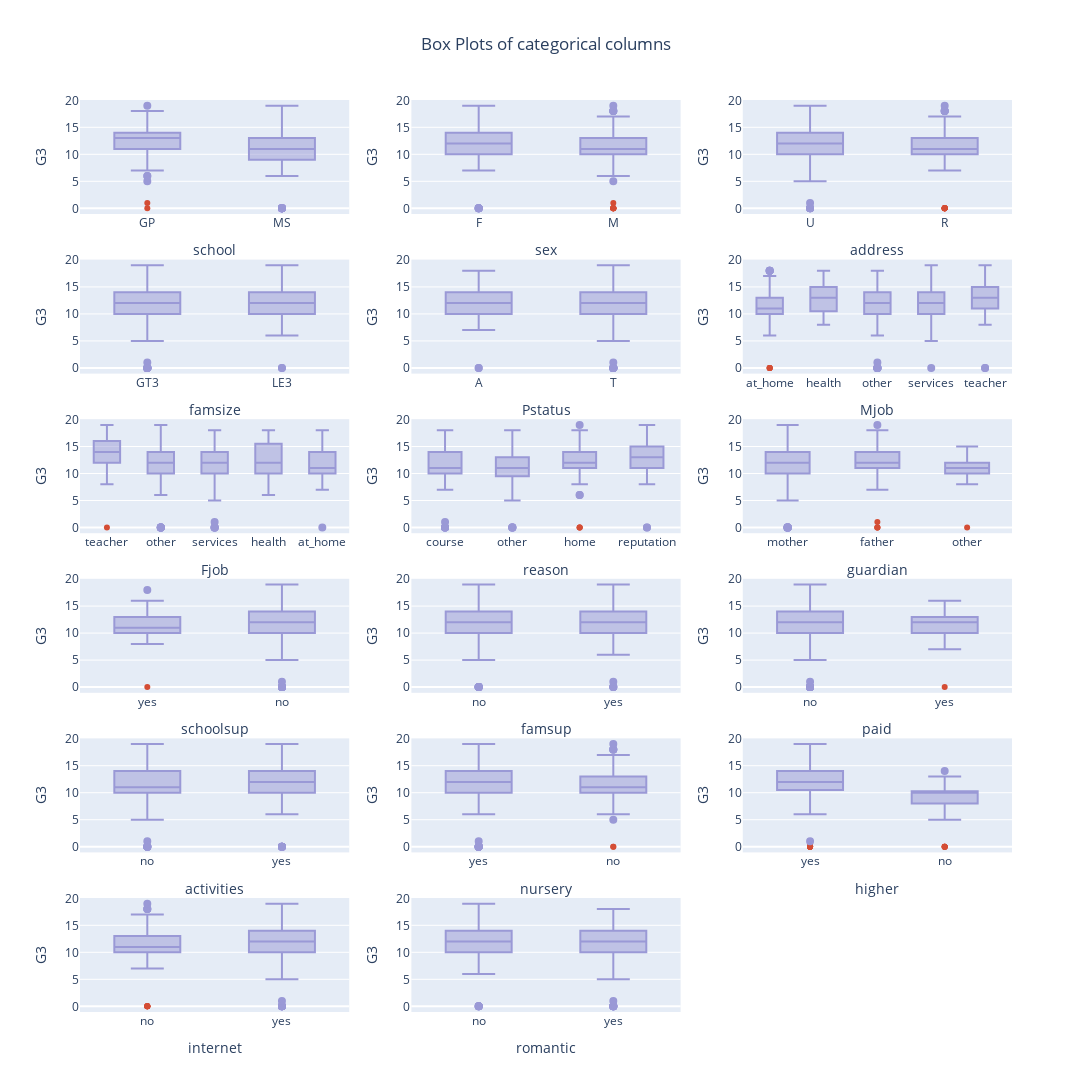

Notebook cell for this chart:
### Code cell
import plotly.graph_objects as go
from plotly.subplots import make_subplots
fig = make_subplots(rows=6, cols=3)
for enum, column in enumerate(categorical_data.columns):
    col = enum % 3 + 1
    row = enum // 3 + 1
    fig.append_trace(go.Box(x=categorical_data[column], 
                y=data.G3, 
                boxpoints='suspectedoutliers', 
                marker=dict(color='#D44D35',
                            outliercolor='#9A99D6',
                            line=dict(outliercolor='#9A99D6',
                                      outlierwidth=2)),
                line_color='#9A99D6'),
                row = row,
                col = col)
    fig.update_xaxes(title_text = f"{column}", col = col, row = row)
    fig.update_yaxes(title_text = "G3", col = col, row = row)


fig.update_layout(title='Box Plots of categorical columns', title_x = 0.5,
                  height=1500, width=1200, showlegend = False)
fig.show()

### Figure 1 — Plotly figure (JSON) as saved in the notebook; plotly's stock layout.template omitted (floating-point values rounded to 4 significant figures; data arrays with more than 128 entries replaced by an {"elided": "..."} marker saying what was removed)
{"data": [{"boxpoints": "suspectedoutliers", "line": {"color": "#9A99D6"}, "marker": {"color": "#D44D35", "line": {"outliercolor": "#9A99D6", "outlierwidth": 2}, "outliercolor": "#9A99D6"}, "type": "box", "x": {"elided": "649 str values"}, "xaxis": "x", "y": {"elided": "649 int values"}, "yaxis": "y"}, {"boxpoints": "suspectedoutliers", "line": {"color": "#9A99D6"}, "marker": {"color": "#D44D35", "line": {"outliercolor": "#9A99D6", "outlierwidth": 2}, "outliercolor": "#9A99D6"}, "type": "box", "x": {"elided": "649 str values"}, "xaxis": "x2", "y": {"elided": "649 int values"}, "yaxis": "y2"}, {"boxpoints": "suspectedoutliers", "line": {"color": "#9A99D6"}, "marker": {"color": "#D44D35", "line": {"outliercolor": "#9A99D6", "outlierwidth": 2}, "outliercolor": "#9A99D6"}, "type": "box", "x": {"elided": "649 str values"}, "xaxis": "x3", "y": {"elided": "649 int values"}, "yaxis": "y3"}, {"boxpoints": "suspectedoutliers", "line": {"color": "#9A99D6"}, "marker": {"color": "#D44D35", "line": {"outliercolor": "#9A99D6", "outlierwidth": 2}, "outliercolor": "#9A99D6"}, "type": "box", "x": {"elided": "649 str values"}, "xaxis": "x4", "y": {"elided": "649 int values"}, "yaxis": "y4"}, {"boxpoints": "suspectedoutliers", "line": {"color": "#9A99D6"}, "marker": {"color": "#D44D35", "line": {"outliercolor": "#9A99D6", "outlierwidth": 2}, "outliercolor": "#9A99D6"}, "type": "box", "x": {"elided": "649 str values"}, "xaxis": "x5", "y": {"elided": "649 int values"}, "yaxis": "y5"}, {"boxpoints": "suspectedoutliers", "line": {"color": "#9A99D6"}, "marker": {"color": "#D44D35", "line": {"outliercolor": "#9A99D6", "outlierwidth": 2}, "outliercolor": "#9A99D6"}, "type": "box", "x": {"elided": "649 str values"}, "xaxis": "x6", "y": {"elided": "649 int values"}, "yaxis": "y6"}, {"boxpoints": "suspectedoutliers", "line": {"color": "#9A99D6"}, "marker": {"color": "#D44D35", "line": {"outliercolor": "#9A99D6", "outlierwidth": 2}, "outliercolor": "#9A99D6"}, "type": "box", "x": {"elided": "649 str values"}, "xaxis": "x7", "y": {"elided": "649 int values"}, "yaxis": "y7"}, {"boxpoints": "suspectedoutliers", "line": {"color": "#9A99D6"}, "marker": {"color": "#D44D35", "line": {"outliercolor": "#9A99D6", "outlierwidth": 2}, "outliercolor": "#9A99D6"}, "type": "box", "x": {"elided": "649 str values"}, "xaxis": "x8", "y": {"elided": "649 int values"}, "yaxis": "y8"}, {"boxpoints": "suspectedoutliers", "line": {"color": "#9A99D6"}, "marker": {"color": "#D44D35", "line": {"outliercolor": "#9A99D6", "outlierwidth": 2}, "outliercolor": "#9A99D6"}, "type": "box", "x": {"elided": "649 str values"}, "xaxis": "x9", "y": {"elided": "649 int values"}, "yaxis": "y9"}, {"boxpoints": "suspectedoutliers", "line": {"color": "#9A99D6"}, "marker": {"color": "#D44D35", "line": {"outliercolor": "#9A99D6", "outlierwidth": 2}, "outliercolor": "#9A99D6"}, "type": "box", "x": {"elided": "649 str values"}, "xaxis": "x10", "y": {"elided": "649 int values"}, "yaxis": "y10"}, {"boxpoints": "suspectedoutliers", "line": {"color": "#9A99D6"}, "marker": {"color": "#D44D35", "line": {"outliercolor": "#9A99D6", "outlierwidth": 2}, "outliercolor": "#9A99D6"}, "type": "box", "x": {"elided": "649 str values"}, "xaxis": "x11", "y": {"elided": "649 int values"}, "yaxis": "y11"}, {"boxpoints": "suspectedoutliers", "line": {"color": "#9A99D6"}, "marker": {"color": "#D44D35", "line": {"outliercolor": "#9A99D6", "outlierwidth": 2}, "outliercolor": "#9A99D6"}, "type": "box", "x": {"elided": "649 str values"}, "xaxis": "x12", "y": {"elided": "649 int values"}, "yaxis": "y12"}, {"boxpoints": "suspectedoutliers", "line": {"color": "#9A99D6"}, "marker": {"color": "#D44D35", "line": {"outliercolor": "#9A99D6", "outlierwidth": 2}, "outliercolor": "#9A99D6"}, "type": "box", "x": {"elided": "649 str values"}, "xaxis": "x13", "y": {"elided": "649 int values"}, "yaxis": "y13"}, {"boxpoints": "suspectedoutliers", "line": {"color": "#9A99D6"}, "marker": {"color": "#D44D35", "line": {"outliercolor": "#9A99D6", "outlierwidth": 2}, "outliercolor": "#9A99D6"}, "type": "box", "x": {"elided": "649 str values"}, "xaxis": "x14", "y": {"elided": "649 int values"}, "yaxis": "y14"}, {"boxpoints": "suspectedoutliers", "line": {"color": "#9A99D6"}, "marker": {"color": "#D44D35", "line": {"outliercolor": "#9A99D6", "outlierwidth": 2}, "outliercolor": "#9A99D6"}, "type": "box", "x": {"elided": "649 str values"}, "xaxis": "x15", "y": {"elided": "649 int values"}, "yaxis": "y15"}, {"boxpoints": "suspectedoutliers", "line": {"color": "#9A99D6"}, "marker": {"color": "#D44D35", "line": {"outliercolor": "#9A99D6", "outlierwidth": 2}, "outliercolor": "#9A99D6"}, "type": "box", "x": {"elided": "649 str values"}, "xaxis": "x16", "y": {"elided": "649 int values"}, "yaxis": "y16"}, {"boxpoints": "suspectedoutliers", "line": {"color": "#9A99D6"}, "marker": {"color": "#D44D35", "line": {"outliercolor": "#9A99D6", "outlierwidth": 2}, "outliercolor": "#9A99D6"}, "type": "box", "x": {"elided": "649 str values"}, "xaxis": "x17", "y": {"elided": "649 int values"}, "yaxis": "y17"}], "layout": {"height": 1500, "showlegend": false, "title": {"text": "Box Plots of categorical columns", "x": 0.5}, "width": 1200, "xaxis": {"anchor": "y", "domain": [0, 0.2889], "title": {"text": "school"}}, "xaxis10": {"anchor": "y10", "domain": [0, 0.2889], "title": {"text": "schoolsup"}}, "xaxis11": {"anchor": "y11", "domain": [0.3556, 0.6444], "title": {"text": "famsup"}}, "xaxis12": {"anchor": "y12", "domain": [0.7111, 1], "title": {"text": "paid"}}, "xaxis13": {"anchor": "y13", "domain": [0, 0.2889], "title": {"text": "activities"}}, "xaxis14": {"anchor": "y14", "domain": [0.3556, 0.6444], "title": {"text": "nursery"}}, "xaxis15": {"anchor": "y15", "domain": [0.7111, 1], "title": {"text": "higher"}}, "xaxis16": {"anchor": "y16", "domain": [0, 0.2889], "title": {"text": "internet"}}, "xaxis17": {"anchor": "y17", "domain": [0.3556, 0.6444], "title": {"text": "romantic"}}, "xaxis18": {"anchor": "y18", "domain": [0.7111, 1]}, "xaxis2": {"anchor": "y2", "domain": [0.3556, 0.6444], "title": {"text": "sex"}}, "xaxis3": {"anchor": "y3", "domain": [0.7111, 1], "title": {"text": "address"}}, "xaxis4": {"anchor": "y4", "domain": [0, 0.2889], "title": {"text": "famsize"}}, "xaxis5": {"anchor": "y5", "domain": [0.3556, 0.6444], "title": {"text": "Pstatus"}}, "xaxis6": {"anchor": "y6", "domain": [0.7111, 1], "title": {"text": "Mjob"}}, "xaxis7": {"anchor": "y7", "domain": [0, 0.2889], "title": {"text": "Fjob"}}, "xaxis8": {"anchor": "y8", "domain": [0.3556, 0.6444], "title": {"text": "reason"}}, "xaxis9": {"anchor": "y9", "domain": [0.7111, 1], "title": {"text": "guardian"}}, "yaxis": {"anchor": "x", "domain": [0.875, 1], "title": {"text": "G3"}}, "yaxis10": {"anchor": "x10", "domain": [0.35, 0.475], "title": {"text": "G3"}}, "yaxis11": {"anchor": "x11", "domain": [0.35, 0.475], "title": {"text": "G3"}}, "yaxis12": {"anchor": "x12", "domain": [0.35, 0.475], "title": {"text": "G3"}}, "yaxis13": {"anchor": "x13", "domain": [0.175, 0.3], "title": {"text": "G3"}}, "yaxis14": {"anchor": "x14", "domain": [0.175, 0.3], "title": {"text": "G3"}}, "yaxis15": {"anchor": "x15", "domain": [0.175, 0.3], "title": {"text": "G3"}}, "yaxis16": {"anchor": "x16", "domain": [0, 0.125], "title": {"text": "G3"}}, "yaxis17": {"anchor": "x17", "domain": [0, 0.125], "title": {"text": "G3"}}, "yaxis18": {"anchor": "x18", "domain": [0, 0.125]}, "yaxis2": {"anchor": "x2", "domain": [0.875, 1], "title": {"text": "G3"}}, "yaxis3": {"anchor": "x3", "domain": [0.875, 1], "title": {"text": "G3"}}, "yaxis4": {"anchor": "x4", "domain": [0.7, 0.825], "title": {"text": "G3"}}, "yaxis5": {"anchor": "x5", "domain": [0.7, 0.825], "title": {"text": "G3"}}, "yaxis6": {"anchor": "x6", "domain": [0.7, 0.825], "title": {"text": "G3"}}, "yaxis7": {"anchor": "x7", "domain": [0.525, 0.65], "title": {"text": "G3"}}, "yaxis8": {"anchor": "x8", "domain": [0.525, 0.65], "title": {"text": "G3"}}, "yaxis9": {"anchor": "x9", "domain": [0.525, 0.65], "title": {"text": "G3"}}}}
